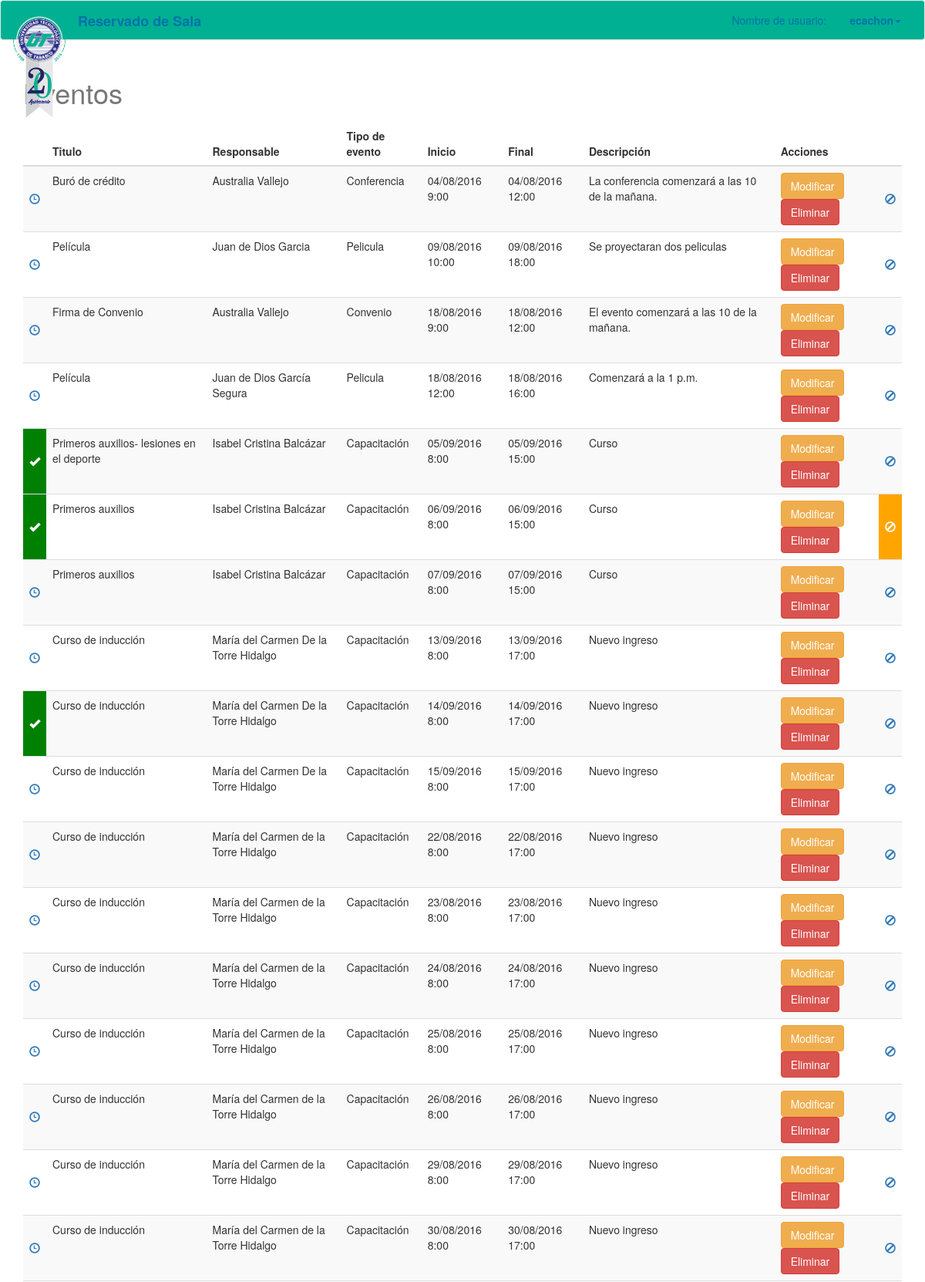
The app's page /eventosControl.php (signed in, upper part) with its own data.
### tables this page shows
CREATE TABLE IF NOT EXISTS `eventos` (
  `id` int(10) unsigned NOT NULL AUTO_INCREMENT,
  `user_id` int(11) NOT NULL,
  `title` varchar(150) DEFAULT NULL,
  `responsable_nombre` varchar(120) NOT NULL,
  `responsable_apellido` varchar(35) NOT NULL,
  `body` text NOT NULL,
  `url` varchar(150) NOT NULL,
  `class` varchar(45) NOT NULL DEFAULT 'event-videoconferencia',
  `start` varchar(15) NOT NULL,
  `end` varchar(15) NOT NULL,
  `inicio_normal` varchar(50) NOT NULL,
  `final_normal` varchar(50) NOT NULL,
  `status` varchar(20) NOT NULL,
  `ponente_nombre` varchar(35) NOT NULL,
  `ponente_apellido` varchar(35) NOT NULL,
  `objetivo` text NOT NULL,
  `empresa` varchar(120) NOT NULL,
  `AH` int(11) NOT NULL,
  `AM` int(11) NOT NULL,
  `DH` int(11) NOT NULL,
  `DM` int(11) NOT NULL,
  `ADH` int(11) NOT NULL,
  `ADM` int(11) NOT NULL,
  `OH` int(11) NOT NULL,
  `OM` int(11) NOT NULL,
  `inst_part` text NOT NULL,
  `enlace_nombre` varchar(35) NOT NULL,
  `enlace_apellido` varchar(35) NOT NULL,
  `observacion` text NOT NULL,
  `opinion` text NOT NULL,
  `cancel` int(1) NOT NULL DEFAULT '0',
  `cancel_comment` text NOT NULL,
  `apartado` int(1) NOT NULL DEFAULT '0',
  `serie` int(10) NOT NULL,
  PRIMARY KEY (`id`),
  KEY `eventos_user_id_index` (`user_id`)
);

### config.php (called while the page is built, shortened)
<?php
$base_url="";

### funciones.php (called while the page is built, shortened)
<?php
function cambiarTipo($tipo)
{
	switch ($tipo) {
        case "event-conferencia":
            $clase_evento = "Conferencia";
            break;
        case "event-convenio":
            $clase_evento = "Convenio";
            break;
        case "event-reunion":
            $clase_evento = "Reunión";
            break;
        case "event-pelicula":
            $clase_evento = "Pelicula";
            break;
        case "event-capacitacion":
            $clase_evento = "Capacitación";
            break;
        case "event-otro":
            $clase_evento = "Otro";
            break;
    }
    return $clase_evento;
}
 ?>

### eventosControl.php (the view, shortened to what this page needs)
<?php
include 'funciones.php';
include 'config.php';
if (isset($_SESSION)) {
    $id = $_SESSION['id'];
    if ($_SESSION['privilegio'] == 2) {
        $sql = "SELECT * FROM eventos";
    } else {
        $sql = "SELECT * FROM eventos WHERE user_id=$id";
    }
} else {
    header("Location:index.php");
}
include 'cabecera.php';
if ($conexion->query($sql)->num_rows) {
    $e = $conexion->query($sql);
    ?>
<div class="container table-responsive">
    <table class="table table-striped table-responsive">
    <caption><h1>Eventos</h1></caption>
        <thead class="thead-inverse">
            <tr>
                <th></th>
                <th>Titulo</th>
                <th>Responsable</th>
                <th>Tipo de evento</th>
                <th>Inicio</th>
                <th>Final</th>
                <th>Descripción</th>
                <th>Acciones</th>
                <th></th>
            </tr>
        </thead>
        <tbody>
        <?php while ($row = $e->fetch_array(MYSQLI_ASSOC)) {
            if ($_SESSION['privilegio'] == 2) {
                $adLink1 = "<a href='tools/apartadoCambio.php?id=" . $row['id'] . "&apartado=" . $row['apartado'] . "'>";
                $adLink2 = "</a>";
                $adLink3 = "<a href='tools/apartadoCancel.php?id=" . $row['id'] . "&cancelado=" . $row['cancel'] . "'>";
                $adLink4 = "</a>";
            } else {
                $adLink1 = "";
                $adLink2 = "";
                $adLink3 = "";
                $adLink4 = "";
            }
            if ($row['apartado'] == 1) {
                $apartado = "<span style='color:white;' class='glyphicon glyphicon-ok' aria-hidden='true'></span></a>";
                $color_celda = " style='background-color:green;vertical-align:middle;'";
            } else {
                $apartado = "<span class='glyphicon glyphicon-time' aria-hidden='true'></span>";
                $color_celda = " style='vertical-align:middle;'";
            }
            if ($row['cancel'] == 1) {
                $cancelar = "<span style='color:white;' class='glyphicon glyphicon-ban-circle' aria-hidden='true'></span></a>";
                $color_cancelar = " style='background-color:orange;vertical-align:middle;'";
            } else {
                $cancelar = "<span class='glyphicon glyphicon-ban-circle' aria-hidden='true'></span>";
                $color_cancelar = " style='vertical-align:middle;'";
            }
            echo '<tr>
	  			<td' . $color_celda . '>' . $adLink1 . $apartado . $adLink2 . '</td>
				<td>' . $row["title"] . '</td>
				<td>' . $row["responsable_nombre"] . ' ' . $row["responsable_apellido"] . '</td>
				<td>' . cambiarTipo($row["class"]) . '</td>
				<td>' . $row["inicio_normal"] . '</td>
				<td>' . $row["final_normal"] . '</td>
				<td>' . $row["body"] . '</td>';
            if ($_SESSION['privilegio'] == 2) {
                echo '<td><a href="tools/modificar.php?id=' . $row["id"] . '"><button type="button" class="btn btn-warning">Modificar</button></a>';
                echo '<a href="tools/eliminar.php?id=' . $row["id"] . '" onclick="return confirm(\'¿Estas seguro que quieres eliminar este evento?\');"><button type="button" class="btn btn-danger">Eliminar</button></a>';
            }
            echo '</td>';
            if ($_SESSION['privilegio'] == 2) {
                echo '<td' . $color_cancelar . '>' . $adLink3 . $cancelar . $adLink4 . '</td>';
            }
            echo '</tr>';
}?>
            </tbody>
        </table>
</div>
<?php
} else {
    echo '<div class="container">
			<h1>No existen datos</h1>
		 </div>';
}
include 'pie.php'
;?>

### cabecera.php (shortened to what this page needs)
<!DOCTYPE html>
<html lang="es">
<head>
        <link rel="stylesheet" type="text/css" href="<?=$base_url?>css/bootstrap.min.css">
        <link rel="stylesheet" href="<?=$base_url?>css/calendar.css">
       	<link rel="stylesheet" type="text/css" href="<?=$base_url?>css/font-awesome.min.css">
        <link rel="stylesheet" type="text/css" href="<?=$base_url?>css/cabecera.css">
        <link rel="stylesheet" href="<?=$base_url?>css/bootstrap-datetimepicker.min.css" />
</head>
<body style="background: white;">
<nav class="navbar navbar-default" role="navigation" style="background-color:#00B092">
  <div class="container-fluid">
    <div class="navbar-header">
      <a class="navbar-brand" href="http://www.uttab.edu.mx"><img src="<?=$base_url?>imagenes/ut.png" style="height:auto; max-width:100%;" alt="ut" width="70px"></a>
      <a class="navbar-brand" href="<?=$base_url?>index.php" style="color:#0073AB;" onMouseOver="this.style.color = '#fff'" onMouseOut="this.style.color = '#0073AB'"><strong>Reservado de Sala</strong></a>
    </div>
    <div class="collapse navbar-collapse" id="bs-example-navbar-collapse-1">
      <ul class="nav navbar-nav navbar-right">
		<?php if (isset($_SESSION['username']) && $_SESSION['privilegio'] > 0) {?>
      <li><p class="navbar-text" style="color:#0073AB;">Nombre de usuario: </p></li>
        <li class="dropdown">
			<a href="#" class="dropdown-toggle" data-toggle="dropdown" style="color:#0073AB;" onMouseOver="this.style.color = '#fff'" onMouseOut="this.style.color = '#0073AB'"><b><?php echo $_SESSION['username']; ?></b><span class="caret"></span></a>
			<?php } ?>
        </li>
      </ul>
    </div>
  </div>
</nav>

### pie.php (shortened to what this page needs)
</body>
</html>

### records on screen
eventos: apartado 0 (drawn), title "Buró de crédito", responsable_nombre "Australia", responsable_apellido "Vallejo", class "Conferencia", inicio_normal "04/08/2016 9:00", final_normal "04/08/2016 12:00", body "La conferencia comenzará a las 10 de la mañana.", cancel 0 (drawn)
eventos: apartado 0 (drawn), title "Película", responsable_nombre "Juan de Dios", responsable_apellido "Garcia", class "Pelicula", inicio_normal "09/08/2016 10:00", final_normal "09/08/2016 18:00", body "Se proyectaran dos peliculas", cancel 0 (drawn)
eventos: apartado 0 (drawn), title "Firma de Convenio", responsable_nombre "Australia", responsable_apellido "Vallejo", class "Convenio", inicio_normal "18/08/2016 9:00", final_normal "18/08/2016 12:00", body "El evento comenzará a las 10 de la mañana.", cancel 0 (drawn)
eventos: apartado 0 (drawn), title "Película", responsable_nombre "Juan de Dios", responsable_apellido "García Segura", class "Pelicula", inicio_normal "18/08/2016 12:00", final_normal "18/08/2016 16:00", body "Comenzará a la 1 p.m.", cancel 0 (drawn)
eventos: apartado 1 (drawn), title "Primeros auxilios- lesiones en el deporte", responsable_nombre "Isabel Cristina", responsable_apellido "Balcázar", class "Capacitación", inicio_normal "05/09/2016 8:00", final_normal "05/09/2016 15:00", body "Curso", cancel 0 (drawn)
eventos: apartado 1 (drawn), title "Primeros auxilios", responsable_nombre "Isabel Cristina", responsable_apellido "Balcázar", class "Capacitación", inicio_normal "06/09/2016 8:00", final_normal "06/09/2016 15:00", body "Curso", cancel 1 (drawn)
eventos: apartado 0 (drawn), title "Primeros auxilios", responsable_nombre "Isabel Cristina", responsable_apellido "Balcázar", class "Capacitación", inicio_normal "07/09/2016 8:00", final_normal "07/09/2016 15:00", body "Curso", cancel 0 (drawn)
eventos: apartado 0 (drawn), title "Curso de inducción", responsable_nombre "María del Carmen", responsable_apellido "De la Torre Hidalgo", class "Capacitación", inicio_normal "13/09/2016 8:00", final_normal "13/09/2016 17:00", body "Nuevo ingreso", cancel 0 (drawn)
eventos: apartado 1 (drawn), title "Curso de inducción", responsable_nombre "María del Carmen", responsable_apellido "De la Torre Hidalgo", class "Capacitación", inicio_normal "14/09/2016 8:00", final_normal "14/09/2016 17:00", body "Nuevo ingreso", cancel 0 (drawn)
eventos: apartado 0 (drawn), title "Curso de inducción", responsable_nombre "María del Carmen", responsable_apellido "De la Torre Hidalgo", class "Capacitación", inicio_normal "15/09/2016 8:00", final_normal "15/09/2016 17:00", body "Nuevo ingreso", cancel 0 (drawn)
eventos: apartado 0 (drawn), title "Curso de inducción", responsable_nombre "María del Carmen", responsable_apellido "de la Torre Hidalgo", class "Capacitación", inicio_normal "22/08/2016 8:00", final_normal "22/08/2016 17:00", body "Nuevo ingreso", cancel 0 (drawn)
eventos: apartado 0 (drawn), title "Curso de inducción", responsable_nombre "María del Carmen", responsable_apellido "de la Torre Hidalgo", class "Capacitación", inicio_normal "23/08/2016 8:00", final_normal "23/08/2016 17:00", body "Nuevo ingreso", cancel 0 (drawn)
eventos: apartado 0 (drawn), title "Curso de inducción", responsable_nombre "María del Carmen", responsable_apellido "de la Torre Hidalgo", class "Capacitación", inicio_normal "24/08/2016 8:00", final_normal "24/08/2016 17:00", body "Nuevo ingreso", cancel 0 (drawn)
eventos: apartado 0 (drawn), title "Curso de inducción", responsable_nombre "María del Carmen", responsable_apellido "de la Torre Hidalgo", class "Capacitación", inicio_normal "25/08/2016 8:00", final_normal "25/08/2016 17:00", body "Nuevo ingreso", cancel 0 (drawn)
eventos: apartado 0 (drawn), title "Curso de inducción", responsable_nombre "María del Carmen", responsable_apellido "de la Torre Hidalgo", class "Capacitación", inicio_normal "26/08/2016 8:00", final_normal "26/08/2016 17:00", body "Nuevo ingreso", cancel 0 (drawn)
eventos: apartado 0 (drawn), title "Curso de inducción", responsable_nombre "María del Carmen", responsable_apellido "de la Torre Hidalgo", class "Capacitación", inicio_normal "29/08/2016 8:00", final_normal "29/08/2016 17:00", body "Nuevo ingreso", cancel 0 (drawn)
eventos: apartado 0 (drawn), title "Curso de inducción", responsable_nombre "María del Carmen", responsable_apellido "de la Torre Hidalgo", class "Capacitación", inicio_normal "30/08/2016 8:00", final_normal "30/08/2016 17:00", body "Nuevo ingreso", cancel 0 (drawn)

### other values on screen
$_SESSION['username'] "ecachon"
